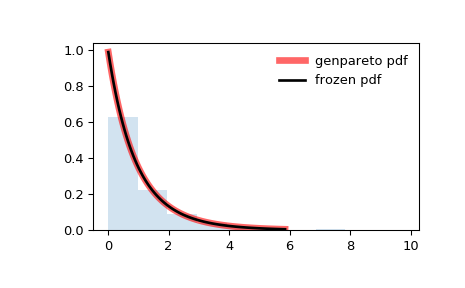

Generate this figure with Python:
from scipy.stats import genpareto
import matplotlib.pyplot as plt
fig, ax = plt.subplots(1, 1)

# Calculate a few first moments:

c = 0.1
mean, var, skew, kurt = genpareto.stats(c, moments='mvsk')

# Display the probability density function (``pdf``):

x = np.linspace(genpareto.ppf(0.01, c),
                genpareto.ppf(0.99, c), 100)
ax.plot(x, genpareto.pdf(x, c),
       'r-', lw=5, alpha=0.6, label='genpareto pdf')

# Alternatively, the distribution object can be called (as a function)
# to fix the shape, location and scale parameters. This returns a "frozen"
# RV object holding the given parameters fixed.

# Freeze the distribution and display the frozen ``pdf``:

rv = genpareto(c)
ax.plot(x, rv.pdf(x), 'k-', lw=2, label='frozen pdf')

# Check accuracy of ``cdf`` and ``ppf``:

vals = genpareto.ppf([0.001, 0.5, 0.999], c)
np.allclose([0.001, 0.5, 0.999], genpareto.cdf(vals, c))
# True

# Generate random numbers:

r = genpareto.rvs(c, size=1000)

# And compare the histogram:

ax.hist(r, density=True, histtype='stepfilled', alpha=0.2)
ax.legend(loc='best', frameon=False)
plt.show()
